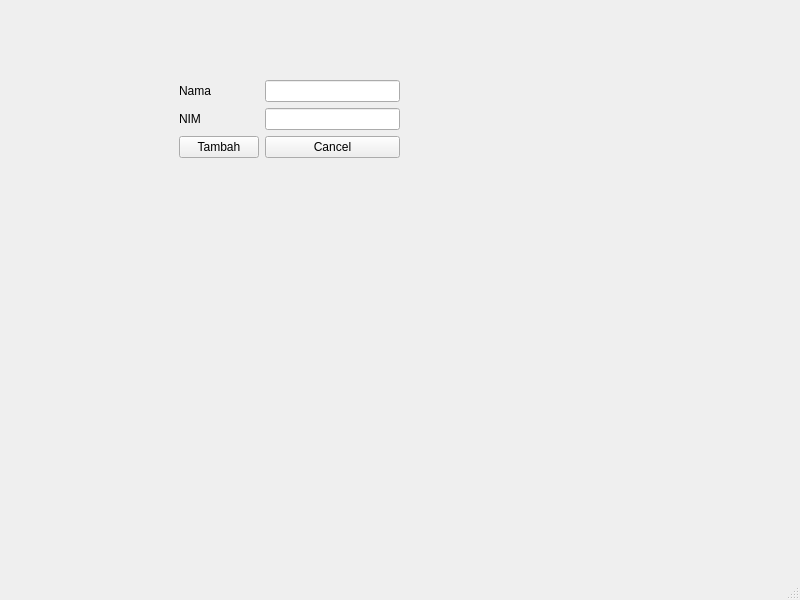
<?xml version="1.0" encoding="UTF-8"?>
<ui version="4.0">
 <class>WindowTambah</class>
 <widget class="QMainWindow" name="WindowTambah">
  <property name="geometry">
   <rect>
    <x>0</x>
    <y>0</y>
    <width>800</width>
    <height>600</height>
   </rect>
  </property>
  <property name="windowTitle">
   <string>MainWindow</string>
  </property>
  <widget class="QWidget" name="centralwidget">
   <widget class="QWidget" name="formLayoutWidget">
    <property name="geometry">
     <rect>
      <x>179</x>
      <y>80</y>
      <width>221</width>
      <height>82</height>
     </rect>
    </property>
    <layout class="QFormLayout" name="formLayout">
     <item row="0" column="0">
      <widget class="QLabel" name="label">
       <property name="text">
        <string>Nama</string>
       </property>
      </widget>
     </item>
     <item row="1" column="0">
      <widget class="QLabel" name="label_2">
       <property name="text">
        <string>NIM</string>
       </property>
      </widget>
     </item>
     <item row="0" column="1">
      <widget class="QLineEdit" name="inputNama"/>
     </item>
     <item row="1" column="1">
      <widget class="QLineEdit" name="inputNIM"/>
     </item>
     <item row="2" column="0">
      <widget class="QPushButton" name="submitButton">
       <property name="text">
        <string>Tambah</string>
       </property>
      </widget>
     </item>
     <item row="2" column="1">
      <widget class="QPushButton" name="cancelButton">
       <property name="text">
        <string>Cancel</string>
       </property>
      </widget>
     </item>
    </layout>
   </widget>
  </widget>
  <widget class="QMenuBar" name="menubar">
   <property name="geometry">
    <rect>
     <x>0</x>
     <y>0</y>
     <width>800</width>
     <height>22</height>
    </rect>
   </property>
  </widget>
  <widget class="QStatusBar" name="statusbar"/>
 </widget>
 <resources/>
 <connections/>
</ui>
